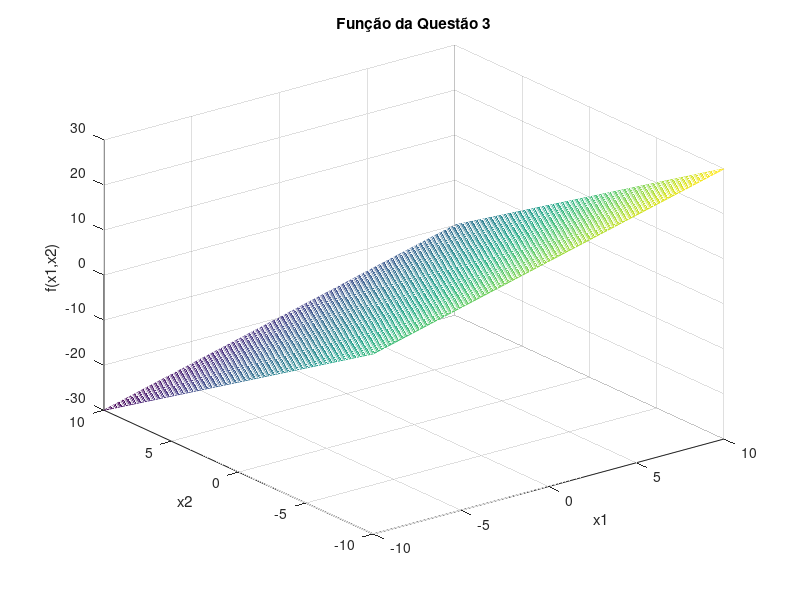

MATLAB code for this plot:
clc;
clear all;
close all;

name = 'da Questão 3';
x0 = [-1; 1];
Q = [0 0; 0 0];
c = [2; -1];
f = @(x) 0.5 * x' * Q * x - c' * x;
gf = @(x) Q * x - c;
hf = @(x) Q;
a1 = a2 = -10;
b1 = b2 = 10;

tam = 100;
x1 = linspace(a1, b1, tam);
x2 = linspace(a2, b2, tam);
z = size(tam);
for i = 1 : tam
	for j = 1 : tam
		z(i, j) = f([x1(i); x2(j)]);
	end;
end;
mesh(x1, x2, z);
title(['Função ' name]);
xlabel('x1');
ylabel('x2');
zlabel('f(x1,x2)');
grid on;